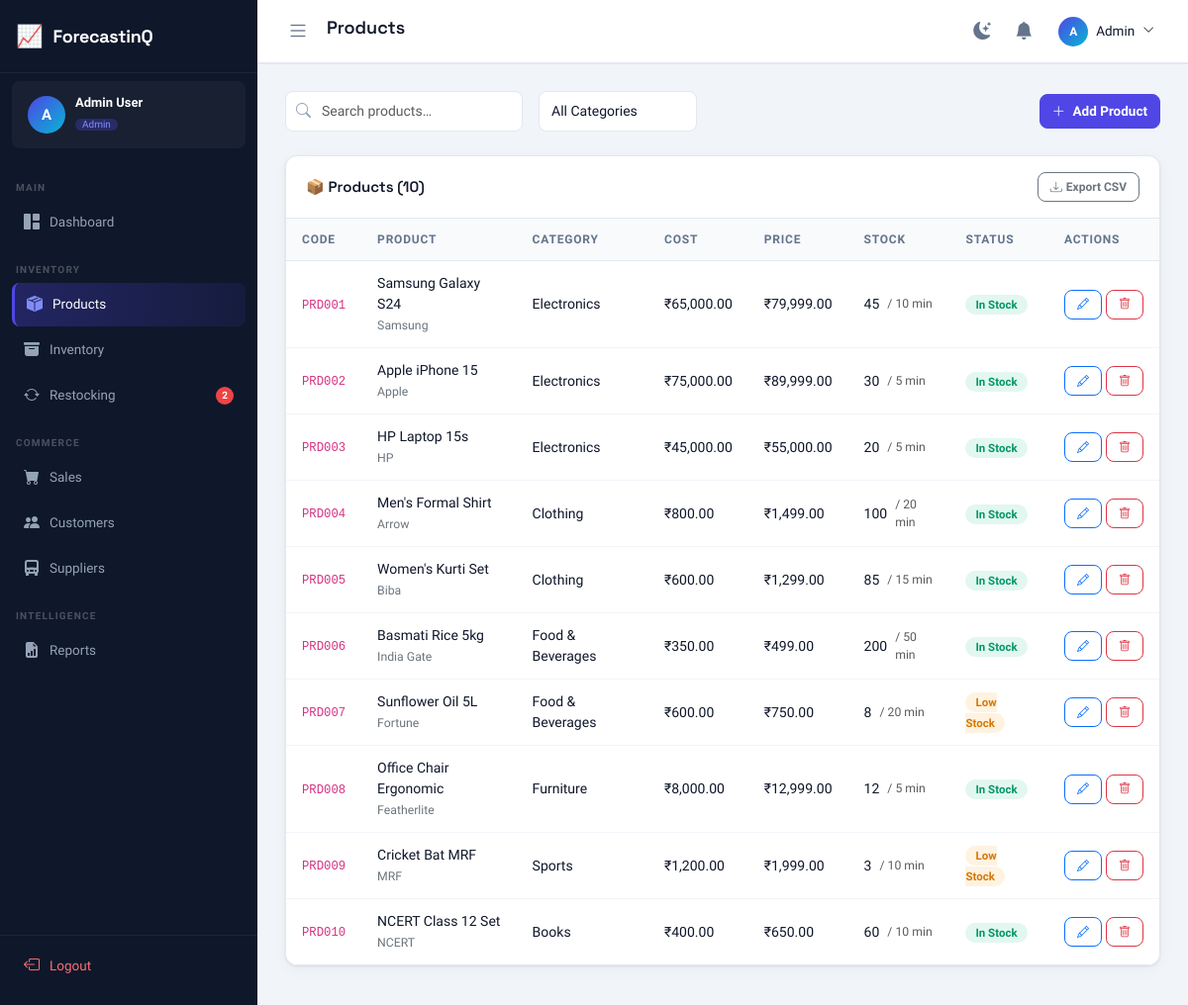
/products/ (signed in), run on an earlier commit of the app's database.
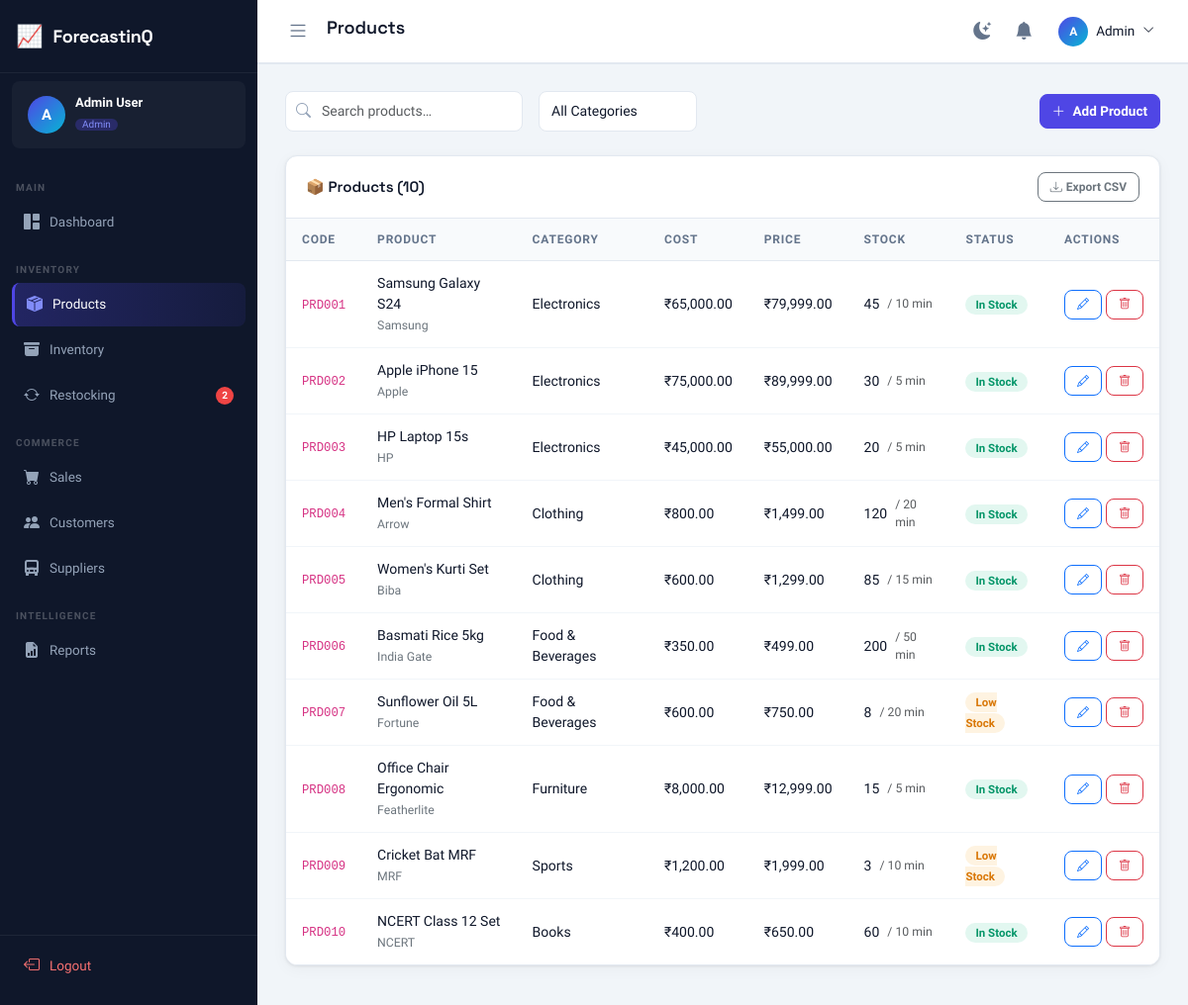
And on a later commit of the database.
### tables this page shows
CREATE TABLE products (
    id INTEGER PRIMARY KEY AUTOINCREMENT,
    product_code VARCHAR(20) UNIQUE NOT NULL,
    name VARCHAR(200) NOT NULL,
    category_id INTEGER,
    brand VARCHAR(100),
    supplier_id INTEGER,
    cost_price DECIMAL(12,2) NOT NULL DEFAULT 0.00,
    selling_price DECIMAL(12,2) NOT NULL DEFAULT 0.00,
    stock_quantity INTEGER DEFAULT 0,
    min_stock_level INTEGER DEFAULT 10,
    reorder_quantity INTEGER DEFAULT 50,
    image_path VARCHAR(255),
    description TEXT,
    status VARCHAR(20) DEFAULT 'active' CHECK(status IN ('active','inactive')),
    created_at TIMESTAMP DEFAULT CURRENT_TIMESTAMP,
    updated_at TIMESTAMP DEFAULT CURRENT_TIMESTAMP,
    FOREIGN KEY (category_id) REFERENCES categories(id) ON DELETE SET NULL,
    FOREIGN KEY (supplier_id) REFERENCES suppliers(id) ON DELETE SET NULL
);

CREATE TABLE categories (
    id INTEGER PRIMARY KEY AUTOINCREMENT,
    name VARCHAR(100) NOT NULL,
    description TEXT,
    created_at TIMESTAMP DEFAULT CURRENT_TIMESTAMP
);

### blueprints/products.py (the view, shortened to what this page needs)
@bp.route("/", methods=["GET", "POST"])
@login_required
def index():
    search = request.args.get("search", "").strip()
    cat_filter = int(request.args.get("category") or 0)
    page = max(1, int(request.args.get("page") or 1))
    per_page = 10
    offset = (page - 1) * per_page
    where = "WHERE p.status='active'"
    params = []
    if search:
        where += " AND p.name LIKE ?"
        params.append(f"%{search}%")
    if cat_filter:
        where += " AND p.category_id=?"
        params.append(cat_filter)
    total = dbFetchOne(f"SELECT COUNT(*) AS v FROM products p {where}", tuple(params))
    products = dbFetchAll(
        f"""SELECT p.*, c.name AS category_name, s.name AS supplier_name
            FROM products p
            LEFT JOIN categories c ON c.id=p.category_id
            LEFT JOIN suppliers s ON s.id=p.supplier_id
            {where} ORDER BY p.created_at DESC LIMIT ? OFFSET ?""",
        tuple(params) + (per_page, offset),
    )
    for p in products:
        if p["stock_quantity"] == 0:
            p["badge"], p["label"] = "badge-out-stock", "Out of Stock"
        elif p["stock_quantity"] <= p["min_stock_level"]:
            p["badge"], p["label"] = "badge-low-stock", "Low Stock"
        else:
            p["badge"], p["label"] = "badge-in-stock", "In Stock"
    categories = dbFetchAll("SELECT * FROM categories ORDER BY name")
    suppliers = dbFetchAll("SELECT * FROM suppliers WHERE status='active' ORDER BY name")
    total_pages = (total["v"] + per_page - 1) // per_page if total["v"] else 0
    return render_template(
        "products/index.html",
        page_title="Products", active_menu="products",
        products=products, categories=categories, suppliers=suppliers,
        total=total["v"], total_pages=total_pages, page=page,
        search=search, cat_filter=cat_filter,
    )

### db.py (called while the page is built)
def get_db():
    if "db" not in g:
        g.db = sqlite3.connect(current_app.config["DATABASE_PATH"])
        g.db.row_factory = sqlite3.Row
        g.db.execute("PRAGMA foreign_keys = ON")
    return g.db

def _row_to_dict(row):
    return dict(row) if row is not None else None

def dbFetchAll(sql, params=()):
    cur = get_db().execute(sql, params)
    return [dict(r) for r in cur.fetchall()]

def dbFetchOne(sql, params=()):
    cur = get_db().execute(sql, params)
    row = cur.fetchone()
    return _row_to_dict(row)

### utils.py (called while the page is built)
def is_logged_in() -> bool:
    return bool(session.get("user_id"))

def get_current_user() -> dict:
    return {
        "id": session.get("user_id", 0),
        "name": session.get("user_name", ""),
        "email": session.get("user_email", ""),
        "role": session.get("user_role", ""),
        "username": session.get("username", ""),
    }

def login_required(view):
    @wraps(view)
    def wrapped(*args, **kwargs):
        if not is_logged_in():
            return redirect(url_for("auth.login"))
        return view(*args, **kwargs)
    return wrapped

### templates/products/index.html (shortened to what this page needs)
{% extends "base.html" %}
{% block content %}
<div class="d-flex align-items-center justify-content-between mb-4 flex-wrap gap-3">
    <div class="d-flex align-items-center gap-3 flex-wrap">
        <div class="search-bar">
            <i class="bi bi-search"></i>
            <input type="text" id="searchInput" class="form-control" placeholder="Search products…" value="{{ search }}"/>
        </div>
        <select id="catFilter" class="form-select" style="width:160px;">
            <option value="0">All Categories</option>
        </select>
    </div>
    <button class="btn btn-primary" data-bs-toggle="modal" data-bs-target="#productModal" onclick="openAddModal()">
        <i class="bi bi-plus-lg me-1"></i> Add Product
    </button>
</div>
<div class="table-card">
    <div class="table-card-header">
        <span class="table-card-title">📦 Products ({{ total }})</span>
        {% if 'reports' in enabled %}<a href="{{ url_for('reports.export', type='products') }}" class="btn btn-sm btn-outline-secondary"><i class="bi bi-download me-1"></i>Export CSV</a>{% endif %}
    </div>
    <div class="table-responsive">
        <table class="table">
            <thead>
                <tr><th>Code</th><th>Product</th><th>Category</th><th>Cost</th><th>Price</th><th>Stock</th><th>Status</th><th>Actions</th></tr>
            </thead>
            <tbody>
            {% if not products %}
            <tr><td colspan="8"><div class="empty-state"><i class="bi bi-box-seam"></i><p>No products found.</p></div></td></tr>
            {% else %}
            {% for p in products %}
            <tr>
                <td><code>{{ p.product_code }}</code></td>
                <td>
                    <div class="fw-600">{{ p.name }}</div>
                    <small class="text-secondary">{{ p.brand or '' }}</small>
                </td>
                <td>{{ p.category_name or '—' }}</td>
                <td>{{ fmt_currency(p.cost_price) }}</td>
                <td class="fw-600">{{ fmt_currency(p.selling_price) }}</td>
                <td>
                    <div class="d-flex align-items-center gap-2">
                        <span class="fw-600">{{ p.stock_quantity }}</span>
                        <small class="text-muted">/ {{ p.min_stock_level }} min</small>
                    </div>
                </td>
                <td><span class="badge-status {{ p.badge }}">{{ p.label }}</span></td>
                <td>
                    <div class="d-flex gap-1">
                        <button class="btn btn-sm btn-outline-primary" onclick='editProduct({{ p|tojson }})' title="Edit">
                            <i class="bi bi-pencil"></i>
                        </button>
                        <form method="POST" class="d-inline">
                            <button type="submit" class="btn btn-sm btn-outline-danger" data-confirm="Delete '{{ p.name }}'?" title="Delete">
                                <i class="bi bi-trash"></i>
                            </button>
                        </form>
                    </div>
                </td>
            </tr>
            {% endfor %}
            {% endif %}
            </tbody>
        </table>
    </div>
</div>
{% endblock %}

What changed in the data, as far as the page shows it:
changed products "Men's Formal Shirt": stock_quantity "100" → "120"
changed products "Office Chair Ergonomic": stock_quantity "12" → "15"
